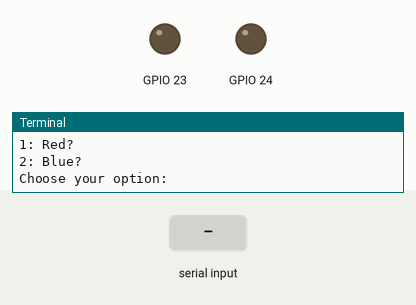
Simulated run of this program. Board: Raspberry Pi (BCM pin numbers). Parts: output pins drawn as LEDs (lit = HIGH), the last lines printed to the terminal. Dashed ring = blinking. Inputs (shaded band) come from the test bench. At 6.8 s the program stops and its outputs stay as they are.

Above: at 1.2 s.
1.3 s: "1" typed at the terminal, then Enter
2.8 s: "2" typed at the terminal, then Enter
At 3.4 s:
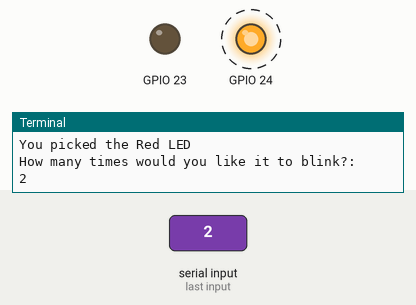
Timing chart, 0 to 7.3 s (numbered marks = the images above; inputs shaded):
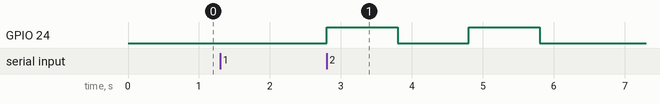

The program:

6_user_input_blink.py
```python
#!/usr/bin/python
import os
import time
import RPi.GPIO as GPIO
GPIO.setmode(GPIO.BCM)
GPIO.setwarnings(False)
GPIO.setup(23,GPIO.OUT)
GPIO.setup(24,GPIO.OUT)

#Setup variables for usr input
led_choice = 0
count = 0

os.system('clear')

print "Which led would you like to blink?"
print "1: Red?"
print "2: Blue?"

led_choice = input("Choose your option: ")

if led_choice == 1:
    os.system('clear')
    print "You picked the Red LED"
    count = input("How many times would you like it to blink?: ")
    while count > 0:
        GPIO.output(24,GPIO.HIGH)
        time.sleep(1)
        GPIO.output(24,GPIO.LOW)
        time.sleep(1)
        count = count - 1

if led_choice == 2:
    os.system('clear')
    print "You picked the Blue LED"
    count = input("How many times would you like it to blink?: ")
    while count > 0:
        GPIO.output(23,GPIO.HIGH)
        time.sleep(1)
        GPIO.output(23,GPIO.LOW)
        time.sleep(1)
        count = count - 1

GPIO.cleanup()
```

Measured:
- after the input at 2.8 s, GPIO 24: alternates HIGH for 1.0 s and LOW for 1.0 s, 4 changes in all, then stays LOW, starting at once
